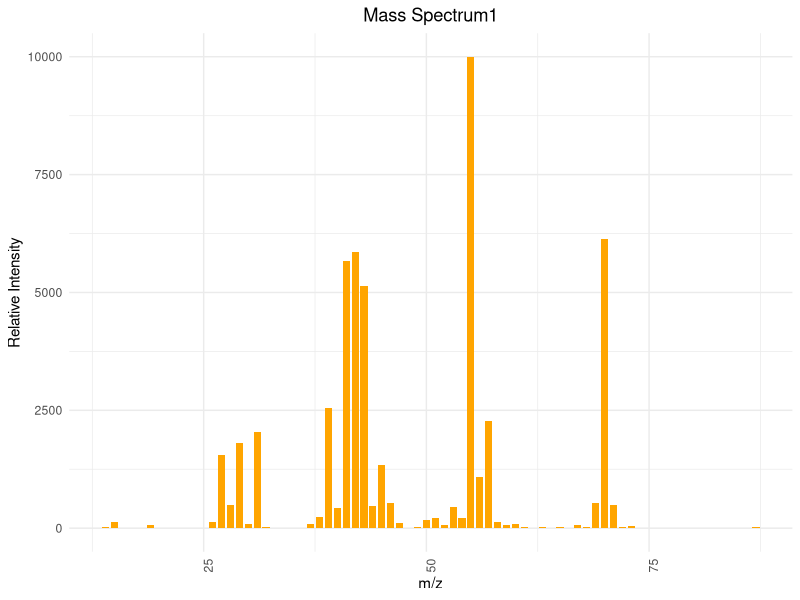
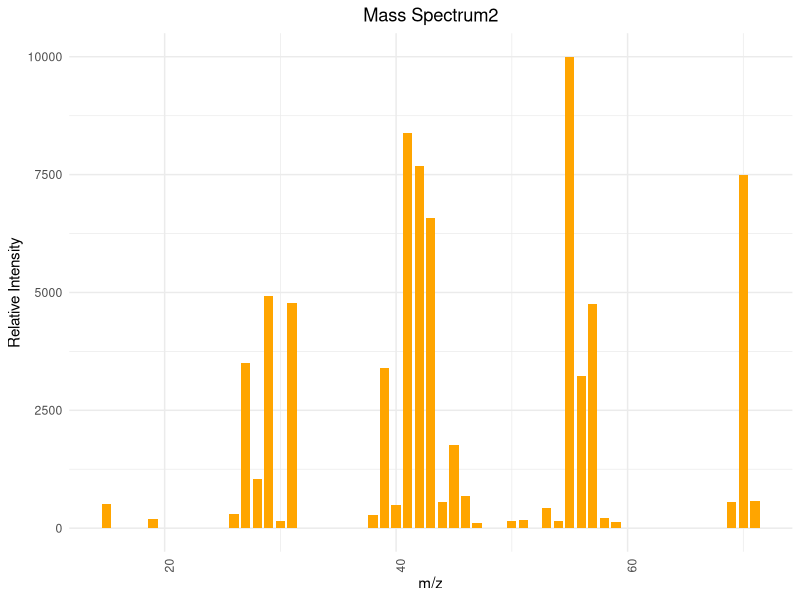
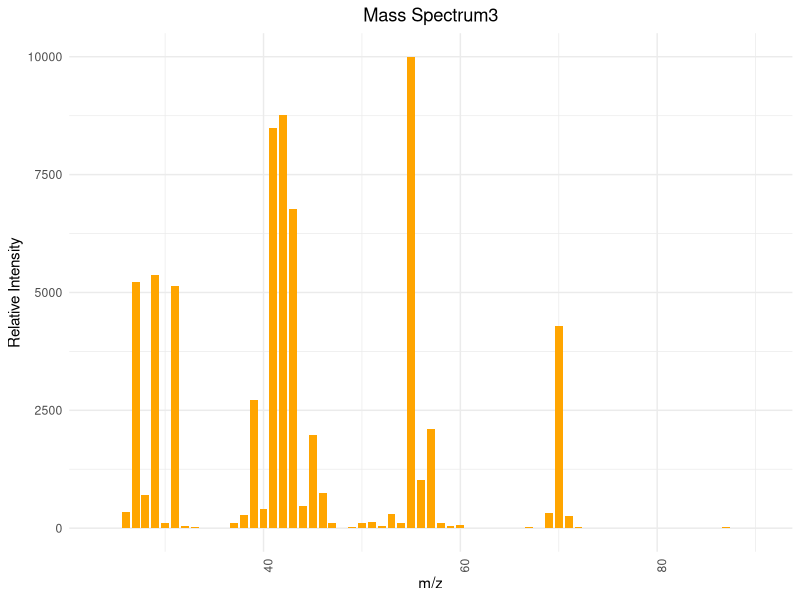
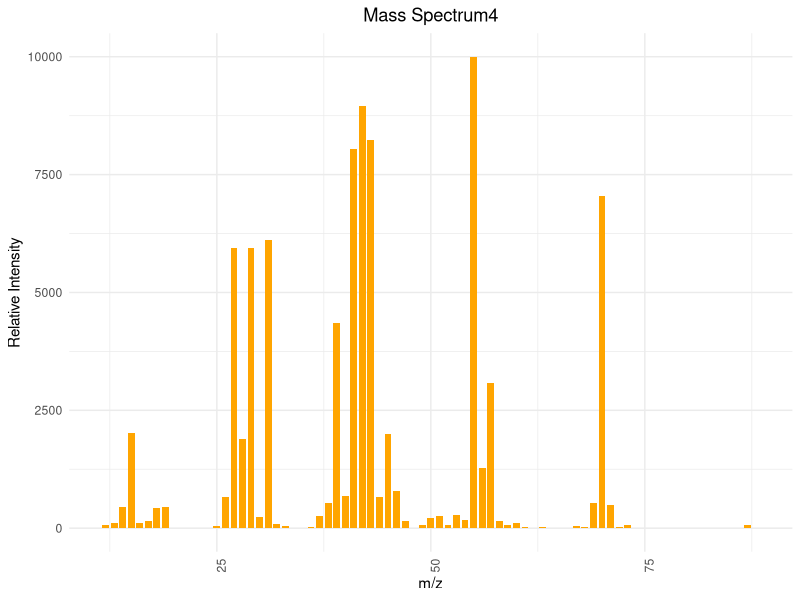
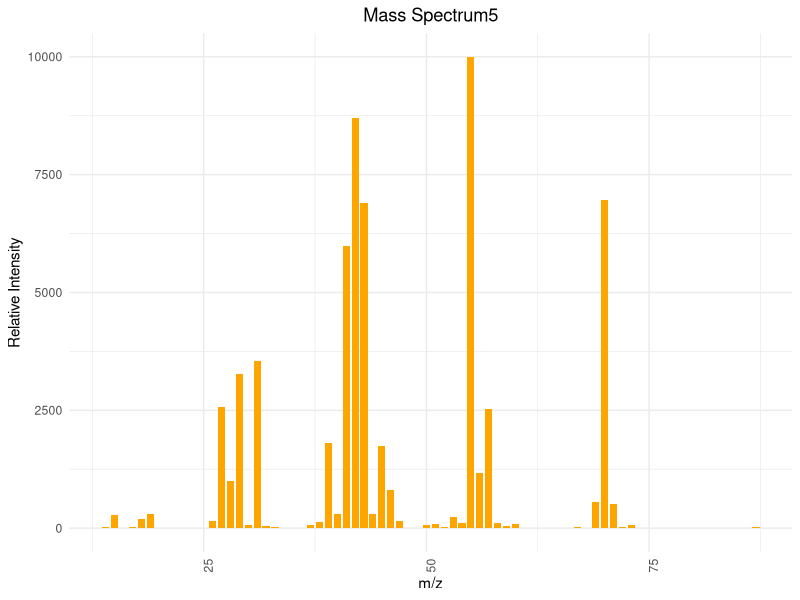

Source code (R) for these figures, in order:
## ---- chunk 1
# 安装并加载所需的包
library(ggplot2)
# 图1
mz1 <- c(14, 15, 16, 19, 26, 27, 28, 29, 30, 31, 32, 33, 36, 37, 38, 39, 40, 41, 42, 43, 44, 45, 46, 47, 48, 49, 50, 51, 52, 53, 54, 55, 56, 57, 58, 59, 60, 61, 62, 63, 65, 66, 67, 68, 69, 70, 71, 72, 73, 87)
intensity1 <- c(20, 140, 10, 60, 140, 1550, 490, 1810, 80, 2040, 20, 10, 10, 90, 240, 2540, 420, 5670, 5860, 5140, 460, 1340, 530, 110, 10, 30, 170, 220, 60, 450, 220, 9999, 1090, 2270, 130, 60, 80, 20, 10, 20, 20, 10, 60, 20, 540, 6130, 490, 30, 50, 20)

data1 <- data.frame(mz1, intensity1)


ggplot(data1, aes(x=mz1, y=intensity1)) +
  geom_bar(stat="identity", fill="orange", width=0.8) + 
  theme_minimal() + 
  labs(title="Mass Spectrum1",
       x="m/z",
       y="Relative Intensity") + 
  theme(axis.text.x = element_text(angle = 90, hjust = 1), plot.title = element_text(hjust = 0.5))  

# 图2
mz2 <- c(15, 19, 26, 27, 28, 29, 30, 31, 38, 39, 40, 41, 42, 43, 44, 45, 46, 47, 50, 51, 53, 54, 55, 56, 57, 58, 59, 69, 70, 71)
intensity2 <- c(510, 200, 290, 3500, 1040, 4930, 160, 4770, 270, 3400, 500, 8390, 7690, 6580, 560, 1770, 680, 110, 150, 180, 420, 150, 9999, 3230, 4750, 220, 140, 560, 7500, 580)

data2 <- data.frame(mz2, intensity2)

ggplot(data2, aes(x=mz2, y=intensity2)) +
  geom_bar(stat="identity", fill="orange", width=0.8) + 
  theme_minimal() + 
  labs(title="Mass Spectrum2",
       x="m/z",
       y="Relative Intensity") + 
  theme(axis.text.x = element_text(angle = 90, hjust = 1), plot.title = element_text(hjust = 0.5))  

# 图3
mz3 <- c(24, 25, 26, 27, 28, 29, 30, 31, 32, 33, 34, 35, 36, 37, 38, 39, 40, 41, 42, 43, 44, 45, 46, 47, 48, 49, 50, 51, 52, 53, 54, 55, 56, 57, 58, 59, 60, 61, 62, 63, 65, 66, 67, 68, 69, 70, 71, 72, 73, 74, 75, 76, 86, 87, 88, 89, 90)
intensity3 <- c(10, 10, 340, 5220, 710, 5370, 100, 5140, 40, 30, 10, 10, 5, 110, 280, 2710, 410, 8480, 8770, 6770, 480, 1970, 740, 120, 5, 20, 110, 140, 40, 300, 120, 9999, 1020, 2100, 100, 50, 70, 10, 10, 10, 10, 5, 30, 10, 320, 4280, 260, 20, 10, 5, 5, 5, 5, 20, 5, 5, 5)

data3 <- data.frame(mz3, intensity3)

ggplot(data3, aes(x=mz3, y=intensity3)) +
  geom_bar(stat="identity", fill="orange", width=0.8) + 
  theme_minimal() + 
  labs(title="Mass Spectrum3",
       x="m/z",
       y="Relative Intensity") + 
  theme(axis.text.x = element_text(angle = 90, hjust = 1), plot.title = element_text(hjust = 0.5)) 

# 图4
mz4 <- c(12, 13, 14, 15, 16, 17, 18, 19, 20, 24, 25, 26, 27, 28, 29, 30, 31, 32, 33, 34, 35, 36, 37, 38, 39, 40, 41, 42, 43, 44, 45, 46, 47, 48, 49, 50, 51, 52, 53, 54, 55, 56, 57, 58, 59, 60, 61, 62, 63, 65, 66, 67, 68, 69, 70, 71, 72, 73, 77, 79, 85, 86, 87, 88)
intensity4 <- c(60, 120, 440, 2010, 120, 150, 430, 440, 10, 10, 50, 660, 5940, 1900, 5940, 230, 6120, 90, 40, 10, 10, 20, 250, 530, 4360, 680, 8050, 8960, 8230, 670, 1990, 780, 150, 10, 60, 220, 250, 70, 280, 170, 9999, 1280, 3070, 160, 70, 100, 30, 10, 20, 10, 10, 50, 20, 530, 7050, 490, 30, 70, 10, 10, 10, 10, 70, 10)

data4 <- data.frame(mz4, intensity4)

ggplot(data4, aes(x=mz4, y=intensity4)) +
  geom_bar(stat="identity", fill="orange", width=0.8) + 
  theme_minimal() + 
  labs(title="Mass Spectrum4",
       x="m/z",
       y="Relative Intensity") + 
  theme(axis.text.x = element_text(angle = 90, hjust = 1), plot.title = element_text(hjust = 0.5))  


# 图5
mz5 <- c(14, 15, 16, 17, 18, 19, 26, 27, 28, 29, 30, 31, 32, 33, 37, 38, 39, 40, 41, 42, 43, 44, 45, 46, 47, 50, 51, 52, 53, 54, 55, 56, 57, 58, 59, 60, 61, 67, 69, 70, 71, 72, 73, 87)
intensity5 <- c(30, 280, 10, 30, 190, 290, 160, 2560, 990, 3270, 70, 3540, 40, 20, 60, 140, 1800, 300, 5980, 8700, 6890, 290, 1740, 820, 150, 70, 90, 20, 230, 120, 9999, 1170, 2530, 110, 50, 80, 10, 30, 550, 6960, 520, 30, 70, 30)

data5 <- data.frame(mz5, intensity5)

ggplot(data5, aes(x=mz5, y=intensity5)) +
  geom_bar(stat="identity", fill="orange", width=0.8) + 
  theme_minimal() + 
  labs(title="Mass Spectrum5",
       x="m/z",
       y="Relative Intensity") + 
  theme(axis.text.x = element_text(angle = 90, hjust = 1), plot.title = element_text(hjust = 0.5))  
